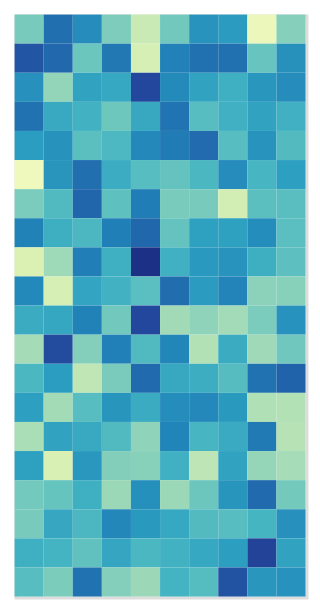

Write notebook code for a chart like this one.
### Code cell
_a = np.random.randn(10,20)
j_heatmap(_a, x_size=100)

### Figure 1 — Vega-Lite specification as saved in the notebook (floating-point values rounded to 4 significant figures; data arrays with more than 128 entries replaced by an {"elided": "..."} marker saying what was removed)
{"config": {"view": {"continuousWidth": 400, "continuousHeight": 300}}, "data": {"name": "data-8d4a1a6c7eba37107fe2ee9edf7de635"}, "mark": "rect", "encoding": {"color": {"type": "quantitative", "field": "value", "legend": null}, "x": {"type": "nominal", "axis": null, "field": "index"}, "y": {"type": "nominal", "axis": null, "field": "variable"}}, "height": 200.0, "width": 100, "$schema": "https://vega.github.io/schema/vega-lite/v4.8.1.json", "datasets": {"data-8d4a1a6c7eba37107fe2ee9edf7de635": {"elided": "200 records"}}}
